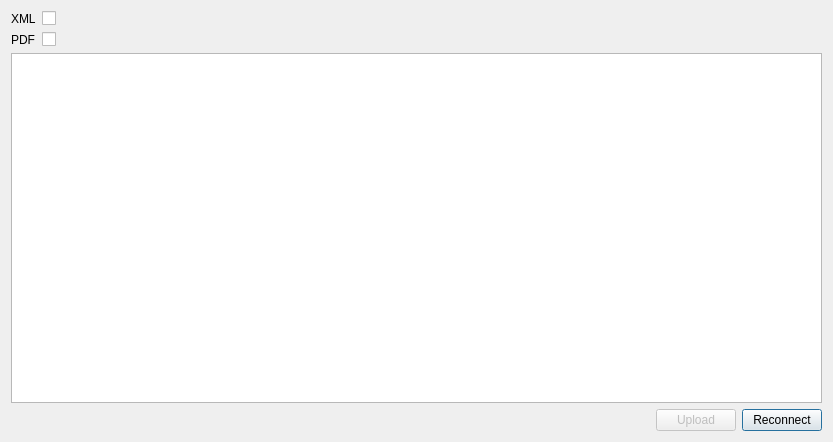
<?xml version="1.0" encoding="UTF-8"?>
<ui version="4.0">
 <class>SomaticDataTransferWidget</class>
 <widget class="QDialog" name="SomaticDataTransferWidget">
  <property name="geometry">
   <rect>
    <x>0</x>
    <y>0</y>
    <width>833</width>
    <height>442</height>
   </rect>
  </property>
  <property name="minimumSize">
   <size>
    <width>700</width>
    <height>0</height>
   </size>
  </property>
  <property name="windowTitle">
   <string>Data Transfer MTB</string>
  </property>
  <layout class="QGridLayout" name="gridLayout">
   <item row="2" column="0" colspan="4">
    <widget class="QTextEdit" name="status_display"/>
   </item>
   <item row="3" column="3">
    <widget class="QPushButton" name="reconnect_button">
     <property name="sizePolicy">
      <sizepolicy hsizetype="Fixed" vsizetype="Fixed">
       <horstretch>0</horstretch>
       <verstretch>0</verstretch>
      </sizepolicy>
     </property>
     <property name="text">
      <string>Reconnect</string>
     </property>
    </widget>
   </item>
   <item row="0" column="1" colspan="3">
    <widget class="QCheckBox" name="xml_select">
     <property name="sizePolicy">
      <sizepolicy hsizetype="Fixed" vsizetype="Fixed">
       <horstretch>0</horstretch>
       <verstretch>0</verstretch>
      </sizepolicy>
     </property>
     <property name="minimumSize">
      <size>
       <width>600</width>
       <height>0</height>
      </size>
     </property>
     <property name="text">
      <string/>
     </property>
    </widget>
   </item>
   <item row="0" column="0">
    <widget class="QLabel" name="label">
     <property name="sizePolicy">
      <sizepolicy hsizetype="Fixed" vsizetype="Preferred">
       <horstretch>0</horstretch>
       <verstretch>0</verstretch>
      </sizepolicy>
     </property>
     <property name="text">
      <string>XML</string>
     </property>
    </widget>
   </item>
   <item row="3" column="2">
    <widget class="QPushButton" name="upload_button">
     <property name="enabled">
      <bool>false</bool>
     </property>
     <property name="sizePolicy">
      <sizepolicy hsizetype="Fixed" vsizetype="Fixed">
       <horstretch>0</horstretch>
       <verstretch>0</verstretch>
      </sizepolicy>
     </property>
     <property name="text">
      <string>Upload</string>
     </property>
    </widget>
   </item>
   <item row="1" column="1" colspan="3">
    <widget class="QCheckBox" name="pdf_select">
     <property name="sizePolicy">
      <sizepolicy hsizetype="Fixed" vsizetype="Fixed">
       <horstretch>0</horstretch>
       <verstretch>0</verstretch>
      </sizepolicy>
     </property>
     <property name="minimumSize">
      <size>
       <width>600</width>
       <height>0</height>
      </size>
     </property>
     <property name="text">
      <string/>
     </property>
    </widget>
   </item>
   <item row="1" column="0">
    <widget class="QLabel" name="label_2">
     <property name="sizePolicy">
      <sizepolicy hsizetype="Fixed" vsizetype="Preferred">
       <horstretch>0</horstretch>
       <verstretch>0</verstretch>
      </sizepolicy>
     </property>
     <property name="text">
      <string>PDF</string>
     </property>
    </widget>
   </item>
   <item row="3" column="0" colspan="2">
    <spacer name="horizontalSpacer">
     <property name="orientation">
      <enum>Qt::Horizontal</enum>
     </property>
     <property name="sizeHint" stdset="0">
      <size>
       <width>40</width>
       <height>20</height>
      </size>
     </property>
    </spacer>
   </item>
  </layout>
 </widget>
 <resources/>
 <connections/>
</ui>
